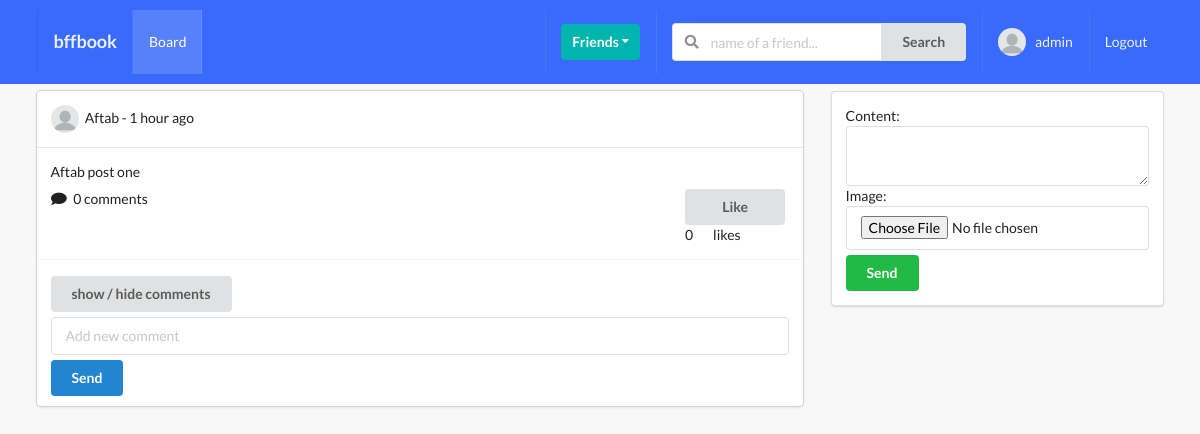
The page /posts/ (signed in) on the database its author committed.
### posts/models.py (models this page shows, shortened)
class Post(models.Model):
    content = models.TextField()
    image = models.ImageField(
        upload_to="posts/",
        validators=[FileExtensionValidator(["png", "jpg", "jpeg"])],
        blank=True,
    )
    liked = models.ManyToManyField(Profile, related_name="likes", blank=True)
    updated = models.DateTimeField(auto_now=True)
    created = models.DateTimeField(auto_now_add=True)
    author = models.ForeignKey(Profile, related_name="posts", on_delete=models.CASCADE)
    def num_likes(self):
        return self.liked.all().count()
    def num_comments(self):
        return self.comment_set.all().count()
    class Meta:
        ordering = ("-created",)

### profiles/models.py (models this page shows, shortened)
class Profile(models.Model):
    first_name = models.CharField(max_length=200, blank=True)
    last_name = models.CharField(max_length=200, blank=True)
    user = models.OneToOneField(User, on_delete=models.CASCADE)
    bio = models.TextField(default="No bio...", max_length=300)
    email = models.EmailField(blank=True)
    country = models.CharField(max_length=200, blank=True)
    avatar = models.ImageField(default="avatar.png", upload_to="avatars/")
    friends = models.ManyToManyField(User, related_name="friends", blank=True)
    slug = models.SlugField(unique=True, blank=True)
    created = models.DateTimeField(auto_now_add=True)
    updated = models.DateTimeField(auto_now=True)
    objects = ProfileManager()
    __initial_first_name = None
    __initial_last_name = None
    def __init__(self, *args, **kwargs):
        super().__init__(*args, **kwargs)
        self.__initial_first_name = self.first_name
        self.__initial_last_name = self.last_name

### posts/views.py (the view, shortened to what this page needs)
# urls.py: path("", post_comment_create_and_list_view, name="main-post-view"),
@login_required
def post_comment_create_and_list_view(request):
    qs = Post.objects.all()
    profile = Profile.objects.get(user=request.user)
    post_added = False
    p_form = PostModelForm()
    c_form = CommentModelForm()
    context = {
        "qs": qs,
        "profile": profile,
        "p_form": p_form,
        "c_form": c_form,
        "post_added": post_added,
    }
    return render(request, "posts/main.html", context)

### posts/forms.py
class PostModelForm(forms.ModelForm):
    content = forms.CharField(widget=forms.Textarea(attrs={"rows": 2}))
    class Meta:
        model = Post
        fields = ["content", "image"]

class CommentModelForm(forms.ModelForm):
    body = forms.CharField(
        label="",
        widget=forms.TextInput(attrs={"placeholder": "Add new comment"}),
    )
    class Meta:
        model = Comment
        fields = [
            "body",
        ]

### profiles/context_processors.py (called while the page is built)
def profile_pic(request):
    if request.user.is_authenticated:
        profile_obj = Profile.objects.get(user=request.user)
        pic = profile_obj.avatar
        return {"picture": pic}
    return {}

def invitations_recieved_no(request):
    if request.user.is_authenticated:
        profile_obj = Profile.objects.get(user=request.user)
        qs_count = Relationship.objects.invitations_recieved(profile_obj).count()
        return {"invites_num": qs_count}
    return {}

### profiles/models.py (called while the page is built)
    def invitations_recieved(self, reciever):
        qs = Relationship.objects.filter(reciever=reciever, status="send")
        return qs

### posts/templates/posts/main.html (shortened to what this page needs)
{% extends 'base.html' %}
{% block content %}
<div class="ui grid">
    <div class="eleven wide column">
        {% for obj in qs %}
        <div class="ui fluid card">
            <div class="content">
                <div class="right floated meta">
                <div class="ui grid">
                    <div class="row">
                    </div>
                </div>
                </div>
                <img class="ui avatar image" src={{obj.author.avatar.url}}>
                {{ obj.author.user }} - {{ obj.created|timesince}} ago
            </div>
            <div class="content">
                <p> {{ obj.content }} </p>
                <div class="right floated">
                    <form action="{% url 'posts:like-post-view' %}" method="POST" class='like-form' id='{{obj.id}}'>
                            <button type="submit" class="ui button like-btn{{obj.id}} myBtn">
                                {% if profile not in obj.liked.all %}
                                    Like
                                {% else %}
                                    Unlike
                                {% endif %}
                            </button>
                            <div class="ui grid">
                                <div class="column">
                                    <div class="like-count{{obj.id}}"> {{obj.num_likes}} </div>
                                </div>
                                <div class="column">
                                    likes
                                </div>
                            </div>
                    </form>
                </div>
                <i class="comment icon"></i>
                <span> {{ obj.num_comments }} comments</span>
            </div>
            <div class="extra content">
                <button class="cmt_btn ui button mb-5">show / hide comments</button>
                <form action="" method="POST"class='ui fluid form'>
                    {{ c_form }}
                    <button type="submit" name="submit_c_form" class="ui primary button mt-5 w-full">Send</button>
                </form>
            </div>
        </div>
        {% endfor %}
    </div>
    <div class="five wide column">
        <div class="ui segment">
            <form action="" method="POST" class='ui form' enctype="multipart/form-data">
                {{p_form}}
                <button type='submit' name="submit_p_form" class="ui positive button w-full mt-5">Send</button>
            </form>
        </div>
    </div>
</div>
{% endblock content %}

### templates/main/navbar.html (shortened to what this page needs)
{% url 'home-view' as path_to_home %}
{% url 'posts:main-post-view' as path_to_posts %}
{% url 'profiles:my-profile-view' as path_to_my_profile %}
<div class="ui inverted menu nav mb-7">
  <div class="ui container">
    <a href="{{path_to_home}}" class="{% if request.path == path_to_home %}active{% endif %} item">
        <h3>bffbook</h3>
    </a>
    {% if request.user.is_authenticated %}
    <a href="{{path_to_posts}}" class="{% if request.path == path_to_posts %}active{% endif %} item">
        Board
    </a>
    {% endif %}
    <div class="right menu">
        {% if request.user.is_authenticated %}
        <div class="item">
            <div class="ui floating dropdown icon button teal"> Friends
                <i class="dropdown icon"></i>
             </div>
        </div>
             <div class="item">
              <form action="" method="GET">
                <div class="ui action left icon input">
                <input class="prompt" type="text" name='q' placeholder="name of a friend...">
                <button type='submit' class="ui button">Search</button>
                </div>
            </form>
            </div>
            <a href="{{path_to_my_profile}}" class="{% if request.path == path_to_my_profile %}active{% endif %} item">
                <img src={{picture.url}} class="ui avatar image">&nbsp;
                 {{ request.user }}
            </a>
            <a href={% url 'account_logout' %} class="ui item">
                Logout
            </a>
        {% else %}
        <a href={% url 'account_login' %} class="ui item">
                Login
            </a>
        {% endif %}
    </div>
  </div>
</div>

### static_project/style.css (style rules this page uses)
body { background: #F8F8F8 !important; }
.nav { border-radius: 0px !important; padding: 10px 0 10px 0 !important; background-color: #396afc !important; }
.mb-7 { margin-bottom: 7px !important; }
.mt-5 { margin-top: 5px !important; }
.mb-5 { margin-bottom: 5px !important; }
.myBtn { width: 100px !important; }

### posts/templates/posts/main.html (style rules this page uses)
.myBtn { width:100px }

### rows shown on the page
Post: author.avatar (placeholder picture), author.user "Aftab", created "1 hour", content "Aftab post one", shows "Like", num_likes "0", num_comments "0"

### other values the page prints
{{ request.user }} "admin"
